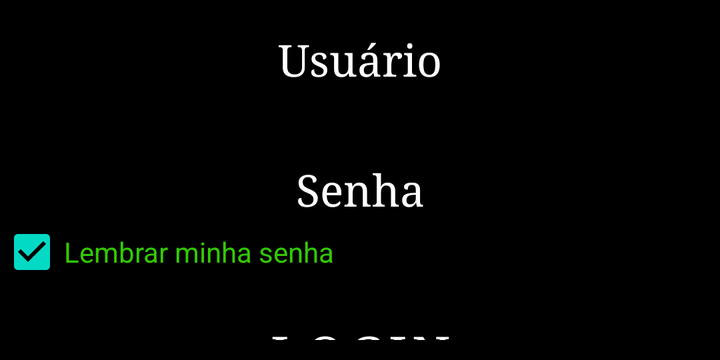
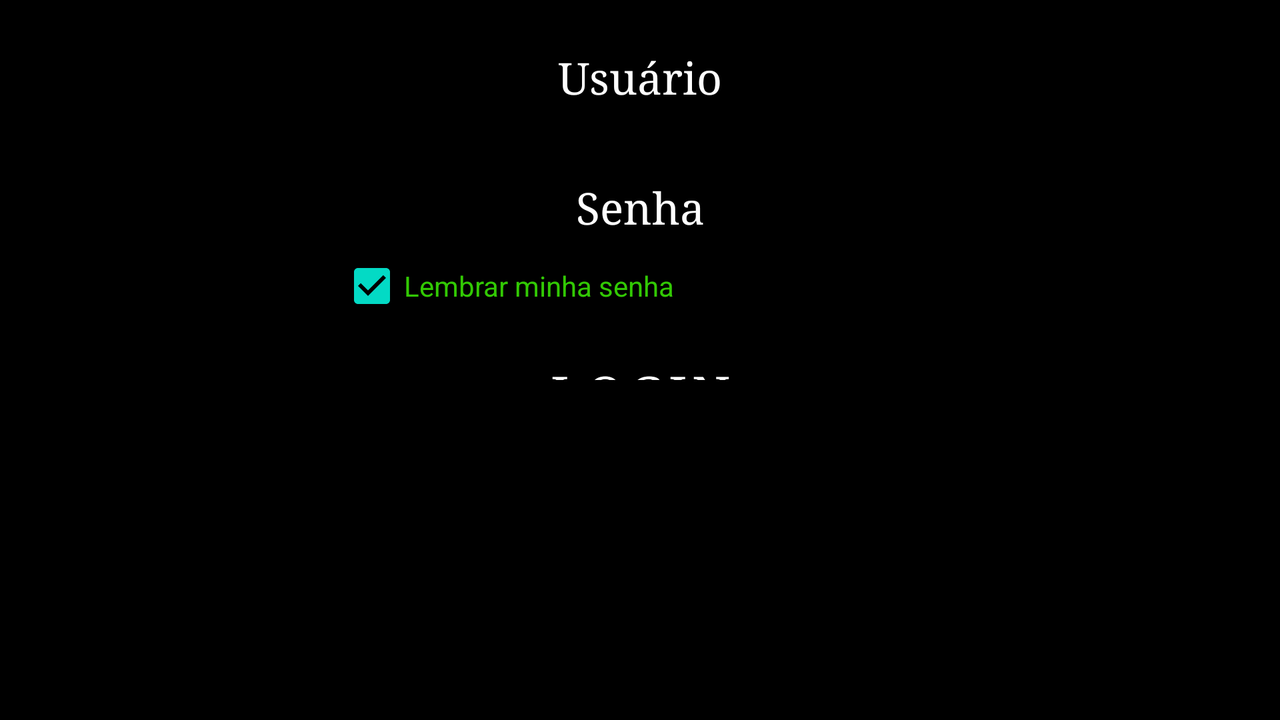

Two renders of one Android screen. The first uses the default layout on a phone; the second uses the alternative layout the repository ships for a different screen configuration, on a matching device. The two XML files are below.
<!-- AndroidManifest.xml: application theme AppTheme -->
<!-- res/layout/fragment_login.xml -->
<RelativeLayout xmlns:android="http://schemas.android.com/apk/res/android"
    android:id="@+id/relativePaiFragment"
    android:layout_width="wrap_content"
    android:layout_height="wrap_content"
    android:layout_gravity="center"
    android:background="#000000"
    android:orientation="vertical" >

    <RelativeLayout
        android:id="@+id/relativeFragment2"
        android:layout_width="wrap_content"
        android:layout_height="180dp"
        android:layout_alignParentLeft="true"
        android:layout_alignParentTop="true" >

        <Button
            android:id="@+id/btnLoginFragment"
            android:layout_width="match_parent"
            android:layout_height="30dp"
            android:layout_alignParentBottom="true"
            android:layout_alignParentLeft="true"
            android:background="@drawable/botao_verde"
            android:fontFamily="serif"
            android:text="Login"
            android:textSize="25sp" />

        <CheckBox
            android:id="@+id/chLembrarFragment"
            android:layout_width="wrap_content"
            android:layout_height="wrap_content"
            android:layout_above="@+id/btnLoginFragment"
            android:layout_alignParentLeft="true"
            android:checked="true"
            android:text="@string/txtCkLembrar"
            android:textColor="#32c904" />

        <EditText
            android:id="@+id/edtSenhaLogin"
            android:layout_width="wrap_content"
            android:layout_height="wrap_content"
            android:layout_alignParentLeft="true"
            android:layout_alignParentRight="true"
            android:layout_below="@+id/textView1"
            android:ems="10"
            android:fontFamily="serif"
            android:inputType="textPassword"
            android:textColor="#ffffff"
            android:textSize="22sp"
            android:hint="@string/txtSenhaLogin"
            android:textColorHint="#ffffff"
            android:gravity="center">


        </EditText>

        <TextView
            android:id="@+id/textView2"
            android:layout_width="wrap_content"
            android:layout_height="wrap_content"
            android:layout_alignParentLeft="true"
            android:layout_alignParentRight="true"
            android:layout_alignParentTop="true"
            android:layout_marginTop="14dp"
            android:gravity="center_horizontal"
            android:textColor="#32c904" />

        <TextView
            android:id="@+id/textView1"
            android:layout_width="wrap_content"
            android:layout_height="wrap_content"
            android:layout_alignParentLeft="true"
            android:layout_alignParentRight="true"
            android:layout_below="@+id/edtUsuarioLogin"
            android:gravity="center_horizontal"
            android:textColor="#32c904" />

        <EditText
            android:id="@+id/edtUsuarioLogin"
            android:layout_width="wrap_content"
            android:layout_height="wrap_content"
            android:layout_alignParentLeft="true"
            android:layout_alignParentRight="true"
            android:layout_alignParentTop="true"
            android:layout_marginTop="5dp"
            android:ems="10"
            android:fontFamily="serif"
            android:gravity="center"
            android:hint="@string/txtUsuarioLogin"
            android:inputType="textPersonName"
            android:textColor="#ffffff"
            android:textColorHint="#ffffff"
            android:textSize="22sp" >

            <requestFocus />
        </EditText>

    </RelativeLayout>

</RelativeLayout>
<!-- resources referenced by this layout -->
<resources>
  <!-- drawable botao_verde (drawable) -->
  <?xml version="1.0" encoding="utf-8"?>
  <selector xmlns:android="http://schemas.android.com/apk/res/android">
  
      <item 
          android:drawable="@color/verde_green" 
          android:state_pressed="true"/> 
      
      <item 
          android:drawable="@color/verde_green" 
          android:state_focused="true"/> 
      
      <item android:drawable="@color/verde_lime"/> 
  
  </selector>
  <string name="txtCkLembrar">Lembrar minha senha</string>
  <string name="txtSenhaLogin">Senha</string>
  <string name="txtUsuarioLogin">Usuário</string>
</resources>
<!-- res/layout-land/fragment_login.xml (the repository's variant of the layout above) -->
<!-- drawn on the phone turned sideways -->
<RelativeLayout xmlns:android="http://schemas.android.com/apk/res/android"
    android:id="@+id/relativePaiFragment"
    android:layout_width="match_parent"
    android:layout_height="match_parent"
    android:layout_gravity="center|center_horizontal"
    android:background="#000000"
    android:orientation="vertical" >

    <RelativeLayout
        android:id="@+id/relativeFragment2"
        android:layout_width="300dp"
        android:layout_height="200dp"
        android:layout_centerHorizontal="true" >

        <Button
            android:id="@+id/btnLoginFragment"
            android:layout_width="match_parent"
            android:layout_height="30dp"
            android:layout_alignParentBottom="true"
            android:layout_alignParentLeft="true"
            android:background="@drawable/botao_verde"
            android:fontFamily="serif"
            android:text="Login"
            android:textSize="25sp" />

        <CheckBox
            android:id="@+id/chLembrarFragment"
            android:layout_width="wrap_content"
            android:layout_height="wrap_content"
            android:layout_above="@+id/btnLoginFragment"
            android:layout_alignParentLeft="true"
            android:layout_marginBottom="3dp"
            android:checked="true"
            android:text="@string/txtCkLembrar"
            android:textColor="#32c904" />

        <EditText
            android:id="@+id/edtSenhaLogin"
            android:layout_width="wrap_content"
            android:layout_height="wrap_content"
            android:layout_alignParentLeft="true"
            android:layout_alignParentRight="true"
            android:layout_below="@+id/textView1"
            android:ems="10"
            android:fontFamily="serif"
            android:inputType="textPassword"
            android:textColor="#ffffff"
            android:textSize="22sp"
            android:hint="@string/txtSenhaLogin"
            android:textColorHint="#ffffff"
            android:gravity="center">


        </EditText>

        <TextView
            android:id="@+id/textView2"
            android:layout_width="wrap_content"
            android:layout_height="wrap_content"
            android:layout_alignParentLeft="true"
            android:layout_alignParentRight="true"
            android:layout_alignParentTop="true"
            android:layout_marginTop="14dp"
            android:gravity="center_horizontal"
            android:textColor="#32c904" />

        <TextView
            android:id="@+id/textView1"
            android:layout_width="wrap_content"
            android:layout_height="wrap_content"
            android:layout_alignParentLeft="true"
            android:layout_alignParentRight="true"
            android:layout_below="@+id/edtUsuarioLogin"
            android:gravity="center_horizontal"
            android:textColor="#32c904" />

        <EditText
            android:id="@+id/edtUsuarioLogin"
            android:layout_width="wrap_content"
            android:layout_height="wrap_content"
            android:layout_alignParentLeft="true"
            android:layout_alignParentRight="true"
            android:layout_alignTop="@+id/textView2"
            android:ems="10"
            android:fontFamily="serif"
            android:gravity="center"
            android:hint="@string/txtUsuarioLogin"
            android:inputType="textPersonName"
            android:textColor="#ffffff"
            android:textColorHint="#ffffff"
            android:textSize="22sp" />

    </RelativeLayout>

</RelativeLayout>
